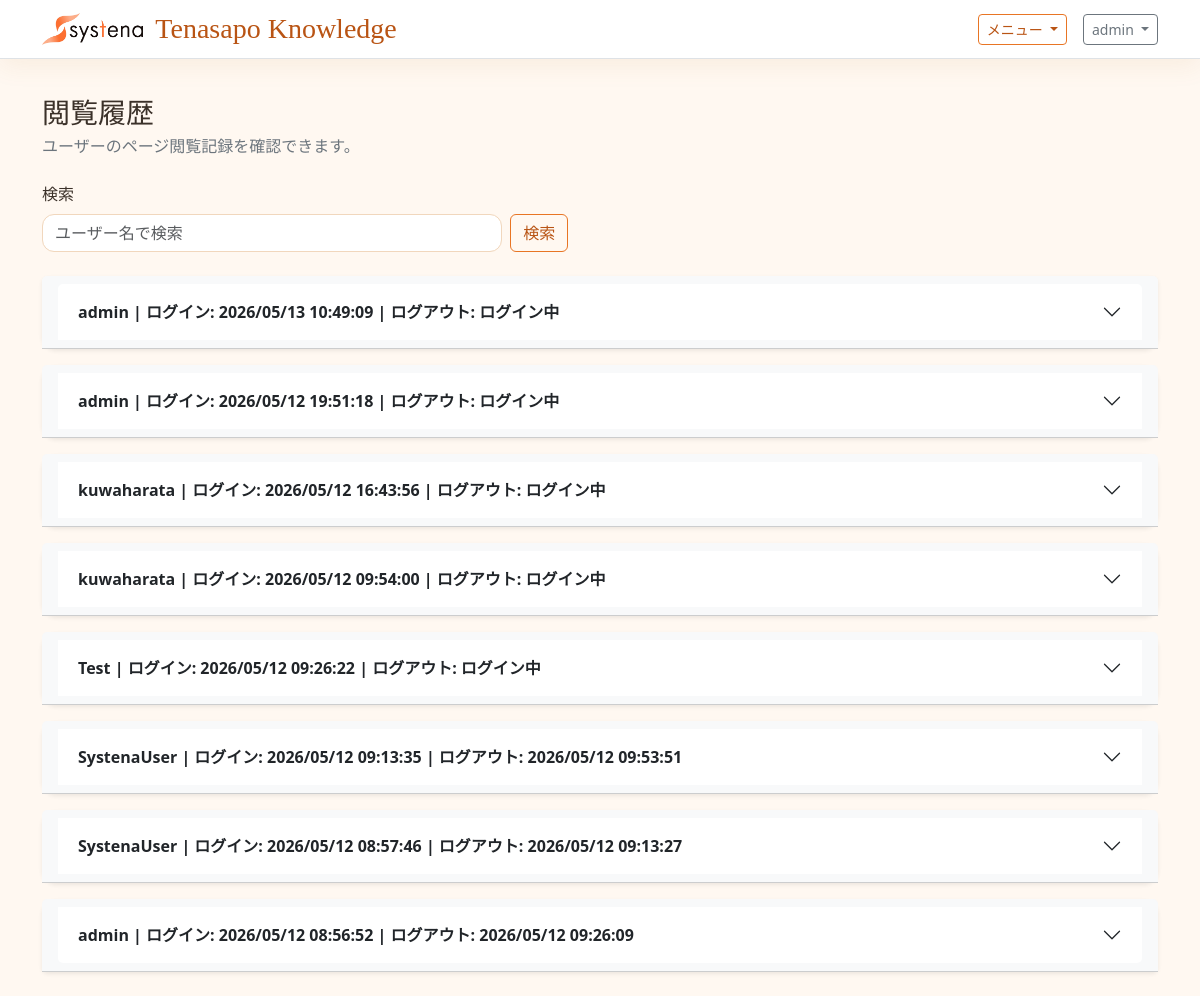
/histories/views/ (signed in), run on an earlier commit of the app's database.
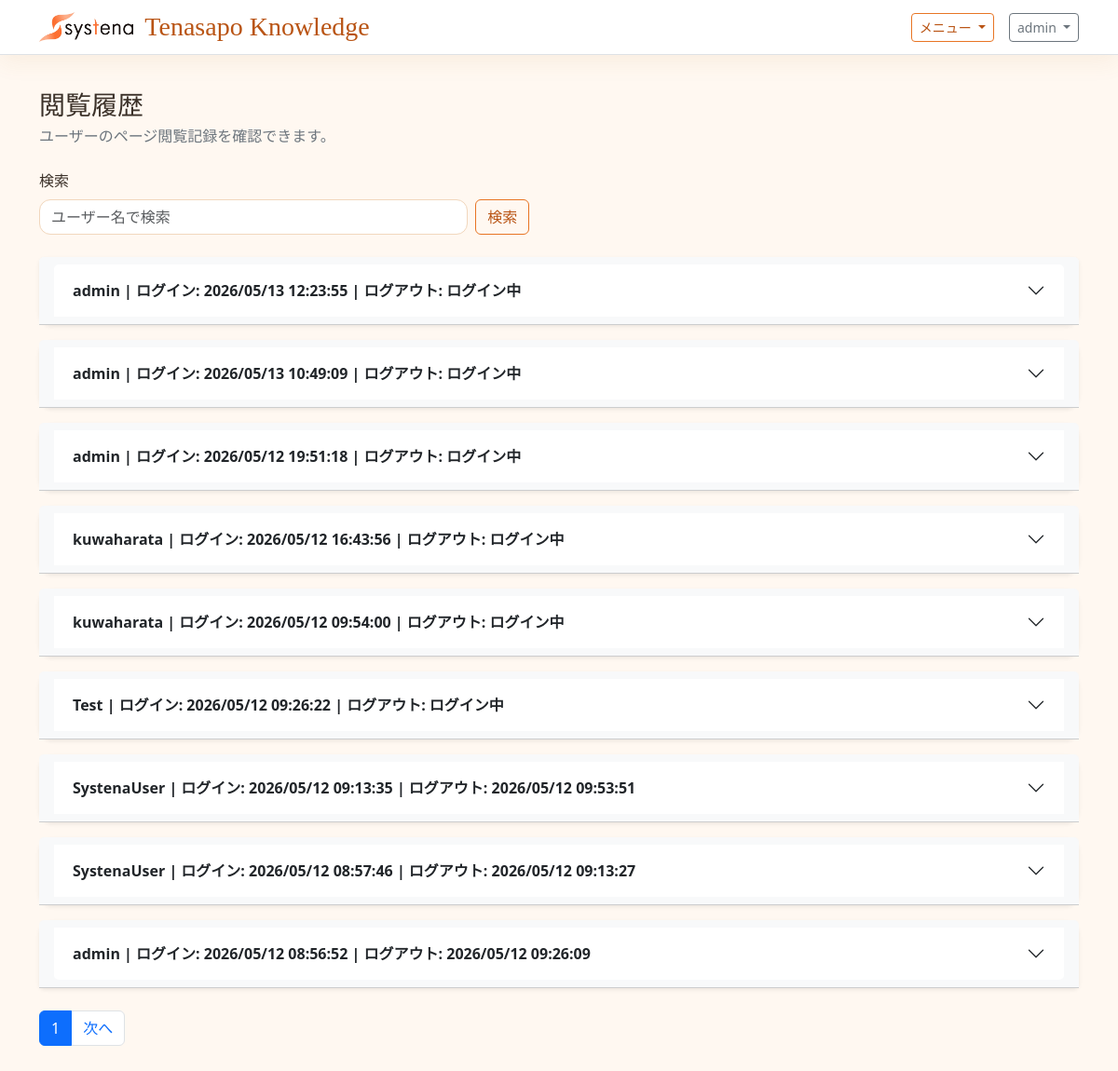
And on a later commit of the database.
### tenasapo_knowledge/models.py (models this page shows, shortened)
class LoginHistory(models.Model):
    user = models.ForeignKey(
        settings.AUTH_USER_MODEL,
        on_delete=models.SET_NULL,
        null=True,
        blank=True,
        related_name='login_histories',
        verbose_name='ユーザー',
    )
    username = models.CharField('ユーザー名', max_length=150)
    ip_address = models.CharField('IPアドレス', max_length=64, blank=True)
    user_agent = models.TextField('User-Agent', blank=True)
    logged_in_at = models.DateTimeField('ログイン日時', auto_now_add=True)
    logged_out_at = models.DateTimeField('ログアウト日時', null=True, blank=True)
    class Meta:
        verbose_name = 'ログイン履歴'
        verbose_name_plural = 'ログイン履歴'
        ordering = ['-logged_in_at']

### tenasapo_knowledge/views.py (the view)
# urls.py: path('histories/views/', ViewHistoryListView.as_view(), name='view_history_list'),
class ViewHistoryListView(StaffRequiredMixin, ListView):
    template_name = 'tenasapo_knowledge/view_history_list.html'
    context_object_name = 'view_histories'
    paginate_by = 50
    def get_queryset(self):
        queryset = ViewHistory.objects.select_related('user', 'login_history')
        query = self.request.GET.get('q', '').strip()
        if query:
            queryset = queryset.filter(username__icontains=query)
        return queryset.order_by('-login_history__logged_in_at', 'viewed_at')
    def get_context_data(self, **kwargs):
        context = super().get_context_data(**kwargs)
        context['query'] = self.request.GET.get('q', '')
        grouped_histories = {}
        for history in context['view_histories']:
            login_history = history.login_history
            if not login_history:
                continue
            session_key = f'session-{login_history.id}'
            if session_key not in grouped_histories:
                grouped_histories[session_key] = {
                    'session': login_history,
                    'items': [],
                }
            grouped_histories[session_key]['items'].append(history)
        context['grouped_view_histories'] = list(grouped_histories.values())
        return context

### tenasapo_knowledge/views.py (called while the page is built)
    def test_func(self):
        user = self.request.user
        return user.is_authenticated and (user.is_staff or user.is_superuser)

### tenasapo_knowledge/templates/tenasapo_knowledge/view_history_list.html (shortened to what this page needs)
{% extends "base.html" %}
{% block content %}
<div class="d-flex flex-column flex-md-row justify-content-between align-items-md-center gap-3 mb-4">
    <div>
        <h1 class="h3 mb-1">閲覧履歴</h1>
        <p class="text-secondary mb-0">ユーザーのページ閲覧記録を確認できます。</p>
    </div>
</div>
<form class="row gy-2 gx-2 align-items-end mb-4" method="get">
    <div class="col-12 col-md-5">
        <label class="form-label" for="q">検索</label>
        <input class="form-control" id="q" type="search" name="q" value="{{ query }}" placeholder="ユーザー名で検索">
    </div>
    <div class="col-12 col-md-auto">
        <button class="btn btn-outline-primary" type="submit">検索</button>
    </div>
</form>
{% if grouped_view_histories %}
    <div class="accordion d-grid gap-3" id="sessionAccordion">
        {% for group in grouped_view_histories %}
            <section class="card shadow-sm accordion-item border-0">
                <div class="card-header bg-light accordion-header" id="sessionHeading{{ forloop.counter }}">
                    <button
                        class="accordion-button collapsed fw-semibold"
                        type="button"
                        data-bs-toggle="collapse"
                        data-bs-target="#sessionBody{{ forloop.counter }}"
                        aria-expanded="false"
                        aria-controls="sessionBody{{ forloop.counter }}"
                    >
                        {% if group.session %}
                            {{ group.session.username }}
                            | ログイン: {{ group.session.logged_in_at|date:"Y/m/d H:i:s" }}
                            | ログアウト:
                            {% if group.session.logged_out_at %}
                                {{ group.session.logged_out_at|date:"Y/m/d H:i:s" }}
                            {% else %}
                                ログイン中
                            {% endif %}
                        {% else %}
                            セッション情報なし
                        {% endif %}
                    </button>
                </div>
            </section>
        {% endfor %}
    </div>
{% else %}
    <div class="card shadow-sm">
        <div class="card-body text-center text-secondary py-4">閲覧履歴がありません。</div>
    </div>
{% endif %}
{% if is_paginated %}
    <nav class="mt-4" aria-label="ページネーション">
        <ul class="pagination">
            <li class="page-item active" aria-current="page">
                <span class="page-link">{{ page_obj.number }}</span>
            </li>
            {% if page_obj.has_next %}
                <li class="page-item">
                    <a class="page-link" href="?page={{ page_obj.next_page_number }}&q={{ query|urlencode }}">次へ</a>
                </li>
            {% endif %}
        </ul>
    </nav>
{% endif %}
{% endblock %}

What changed in the data, as far as the page shows it:
added LoginHistory: session.username "admin", session.logged_in_at "2026/05/13 12:23:55", shows "ログイン中"
Also different on the page:
{{ page_obj.number }}: (not shown) → "1"
text now shown: "次へ"
